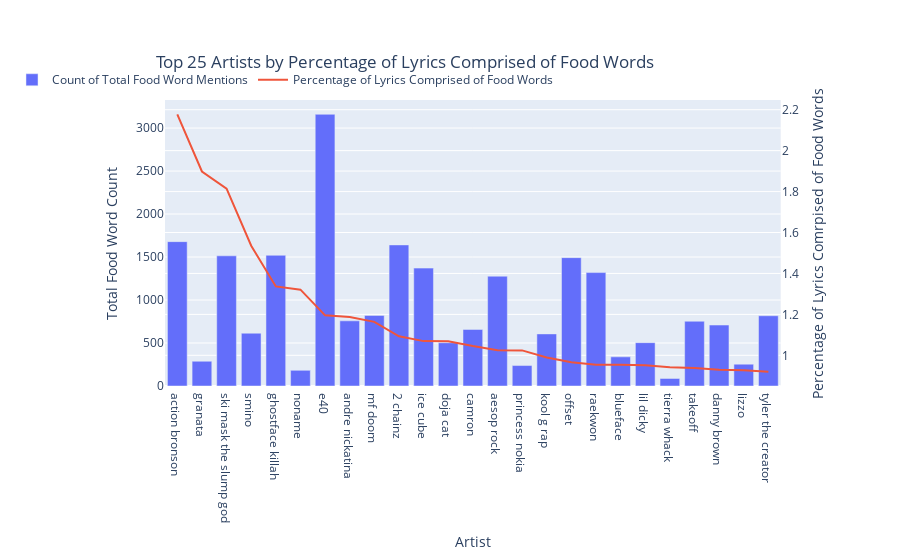

Here is the notebook cell this chart was saved with:
### Code cell
artist_food_lyrics_plot_df = artist_total_food_words_df.sort_values(by=sort_values_by,ascending=False)[:results_limit]

# Create figure with secondary y-axis
fig = make_subplots(specs=[[{"secondary_y": True}]])

# Add traces
fig.add_trace(
    go.Bar(x=artist_food_lyrics_plot_df['artist_clean'],
               y=artist_food_lyrics_plot_df['total_food_word_count'],
               name="Count of Total Food Word Mentions"),
    secondary_y=False,
)

fig.add_trace(
    go.Scatter(x=artist_food_lyrics_plot_df['artist_clean'],
               y=artist_food_lyrics_plot_df['food_words_lyrics_prob']*100,
               name="Percentage of Lyrics Comprised of Food Words"),
    secondary_y=True,
)

# Add figure title
fig.update_layout(
    title={
        'text': "Top {0} Artists by Percentage of Lyrics Comprised of Food Words".format(results_limit),
        'y':0.9,
        'x':0.45,
        'xanchor': 'center',
        'yanchor': 'top'}
)

# Set x-axis title
fig.update_xaxes(title_text="Artist")

# Set y-axes titles
fig.update_yaxes(title_text="Total Food Word Count", secondary_y=False)
fig.update_yaxes(title_text="Percentage of Lyrics Comrpised of Food Words", secondary_y=True)
fig.update_layout(legend=dict(
    orientation="h",
    yanchor="bottom",
    y=1.02,
    xanchor="right",
    x=0.6
))

fig.show()

### Figure 1 — Plotly figure (JSON) as saved in the notebook; plotly's stock layout.template omitted (floating-point values rounded to 4 significant figures)
{"data": [{"name": "Count of Total Food Word Mentions", "type": "bar", "x": ["action bronson", "granata", "ski mask the slump god", "smino", "ghostface killah", "noname", "e40", "andre nickatina", "mf doom", "2 chainz", "ice cube", "doja cat", "camron", "aesop rock", "princess nokia", "kool g rap", "offset", "raekwon", "blueface", "lil dicky", "tierra whack", "takeoff", "danny brown", "lizzo", "tyler the creator"], "xaxis": "x", "y": [1679, 288, 1514, 614, 1520, 182, 3160, 758, 821, 1641, 1371, 503, 658, 1277, 238, 606, 1493, 1319, 339, 504, 88, 753, 709, 254, 817], "yaxis": "y"}, {"name": "Percentage of Lyrics Comprised of Food Words", "type": "scatter", "x": ["action bronson", "granata", "ski mask the slump god", "smino", "ghostface killah", "noname", "e40", "andre nickatina", "mf doom", "2 chainz", "ice cube", "doja cat", "camron", "aesop rock", "princess nokia", "kool g rap", "offset", "raekwon", "blueface", "lil dicky", "tierra whack", "takeoff", "danny brown", "lizzo", "tyler the creator"], "xaxis": "x", "y": [2.178, 1.898, 1.814, 1.536, 1.337, 1.321, 1.195, 1.188, 1.163, 1.093, 1.069, 1.069, 1.045, 1.024, 1.024, 0.9896, 0.9665, 0.9539, 0.9537, 0.9509, 0.9421, 0.9386, 0.9295, 0.927, 0.92], "yaxis": "y2"}], "layout": {"legend": {"orientation": "h", "x": 0.6, "xanchor": "right", "y": 1.02, "yanchor": "bottom"}, "title": {"text": "Top 25 Artists by Percentage of Lyrics Comprised of Food Words", "x": 0.45, "xanchor": "center", "y": 0.9, "yanchor": "top"}, "xaxis": {"anchor": "y", "domain": [0, 0.94], "title": {"text": "Artist"}}, "yaxis": {"anchor": "x", "domain": [0, 1], "title": {"text": "Total Food Word Count"}}, "yaxis2": {"anchor": "x", "overlaying": "y", "side": "right", "title": {"text": "Percentage of Lyrics Comrpised of Food Words"}}}}
